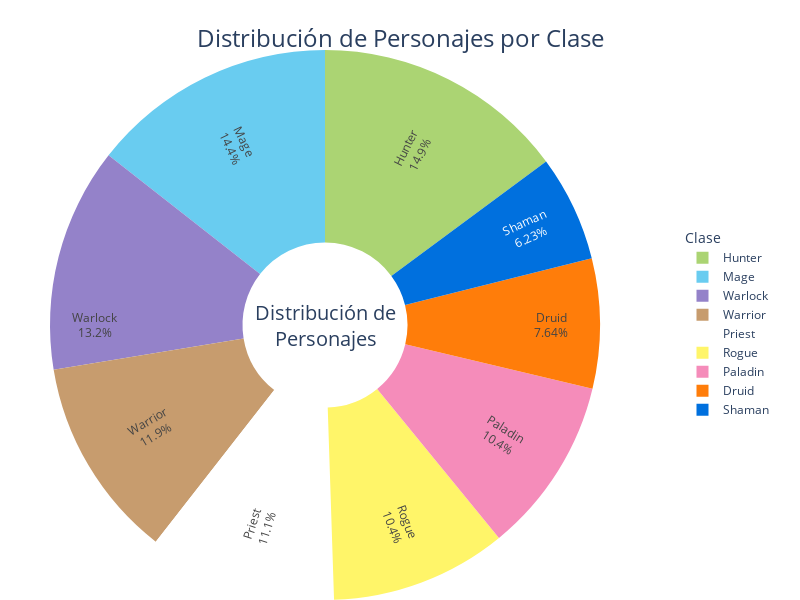

The notebook cell this image was saved under:
### Code cell
# Datos de las clases
class_counts = wowah_data['charclass'].value_counts()

# Colores para cada clase
colors = {
    'Druid': '#FF7D0A',   # Naranja
    'Hunter': '#ABD473',  # Verde
    'Mage': '#69CCF0',    # Azul claro
    'Paladin': '#F58CBA', # Rosa
    'Priest': '#FFFFFF',  # Blanco
    'Rogue': '#FFF569',   # Amarillo
    'Shaman': '#0070DE',  # Azul
    'Warlock': '#9482C9', # Morado
    'Warrior': '#C79C6E'  # Marrón claro
}

# Crear gráfico de torta
fig = go.Figure(data=[go.Pie(
    labels=class_counts.index,
    values=class_counts,
    marker=dict(
        colors=[colors.get(clase, '#000000') for clase in class_counts.index]
    ),
    textinfo='label+percent',
    insidetextorientation='radial',
    hole=0.3  # Crear un gráfico de dona
)])

# Actualizar el diseño
fig.update_layout(
    title_text='Distribución de Personajes por Clase',
    title_font_size=24,
    title_x=0.5,
    title_y=0.95,
    legend_title_text='Clase',
    legend=dict(
        x=1.05,  # Mueve la leyenda fuera del gráfico
        y=0.5,
        traceorder='normal',
        orientation='v'
    ),
    margin=dict(l=0, r=150, t=50, b=0),  # Ajustar los márgenes para mejor presentación
    width=800,  # Ajustar el ancho del gráfico
    height=600,  # Ajustar la altura del gráfico
    annotations=[dict(
        text='Distribución de<br>Personajes',
        x=0.5,
        y=0.5,
        font_size=20,
        showarrow=False
    )]
)

fig.show()

### Figure 1 — Plotly figure (JSON) as saved in the notebook; plotly's stock layout.template omitted (floating-point values rounded to 4 significant figures)
{"data": [{"hole": 0.3, "insidetextorientation": "radial", "labels": ["Hunter", "Mage", "Warlock", "Warrior", "Priest", "Rogue", "Paladin", "Druid", "Shaman"], "marker": {"colors": ["#ABD473", "#69CCF0", "#9482C9", "#C79C6E", "#FFFFFF", "#FFF569", "#F58CBA", "#FF7D0A", "#0070DE"]}, "textinfo": "label+percent", "type": "pie", "values": [155891, 151202, 138181, 124262, 116138, 108818, 108734, 80061, 65288]}], "layout": {"annotations": [{"font": {"size": 20}, "showarrow": false, "text": "Distribución de<br>Personajes", "x": 0.5, "y": 0.5}], "height": 600, "legend": {"orientation": "v", "title": {"text": "Clase"}, "traceorder": "normal", "x": 1.05, "y": 0.5}, "margin": {"b": 0, "l": 0, "r": 150, "t": 50}, "title": {"font": {"size": 24}, "text": "Distribución de Personajes por Clase", "x": 0.5, "y": 0.95}, "width": 800}}
